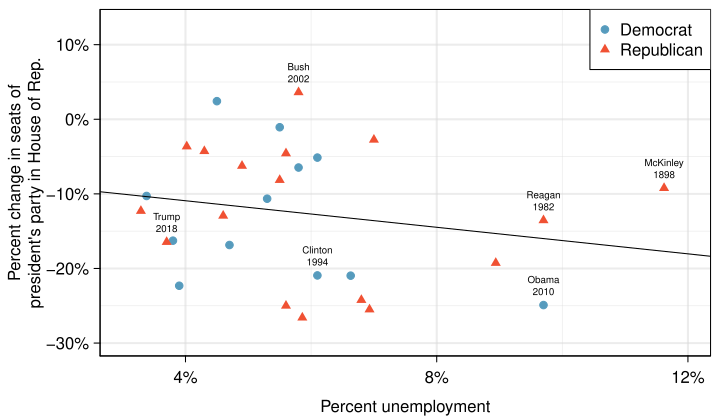

Recreate this plot in R.
rm(list=ls())
library(openintro)

d <- midterms_house

myPDF("unemploymentAndChangeInHouse.pdf", 7.2, 4.2,
      mar = c(3.2, 5, 0.5, 0.5))
th <- !d$year %in% c(1935, 1939)
plot(d$unemp[th], d$house_change[th],
     # col = COL[ifelse(d$party[th] == "Republican", 4, 1)],
     pch = 19,
     xlim = c(3, 12),
     ylim = c(-30, 13),
     axes = FALSE,
     type = 'n',
     xlab = '',
     ylab = paste0("Percent change in seats of\n",
                  "president's party in House of Rep."))
mtext('Percent unemployment', 1, 2)
abline(h = seq(-100, 100, 10), col = COL[7, 3], lwd = 2)
abline(h = seq(-105, 100, 10), col = COL[7, 3], lwd = 0.7)
abline(v = seq(-100, 100, 4), col = COL[7, 3], lwd = 2)
abline(v = seq(-102, 100, 4), col = COL[7, 3], lwd = 0.7)
repub <- (d$party[th] == "Republican")
points(d$unemp[th], d$house_change[th],
       col = COL[ifelse(repub, 4, 1)],
       pch = ifelse(repub, 17, 19))
AxisInPercent(1, at = seq(0, 20, 4))
AxisInPercent(2, at = seq(-100, 100, 10))
box()
cases <- c(1, 22, 25, 27, 29, 31)
for (i in 1:length(cases)) {
  potus  <- as.character(d$potus[cases[i]])
  potus  <- tail(strsplit(potus, " ")[[1]], 1)
  year   <- d$year[cases[i]]-1
  potus  <- paste0(potus, "\n", year)
  unem   <- d$unemp[cases[i]]
  change <- d$house_change[cases[i]]
  text(unem, change, potus, pos = 3, cex = 0.6)
}

summary(lm(house_change ~ unemp, d))

g <- lm(house_change ~ unemp, d[th,])
summary(g)
abline(g, col = COL[5])
legend('topright',
       bg = "#FFFFFF",
       pch = c(19, 17),
       col = COL[c(1, 4)],
       legend = c("Democrat", "Republican"))
dev.off()

# library(xtable)
# xtable(g)
# acf(g$residual)
